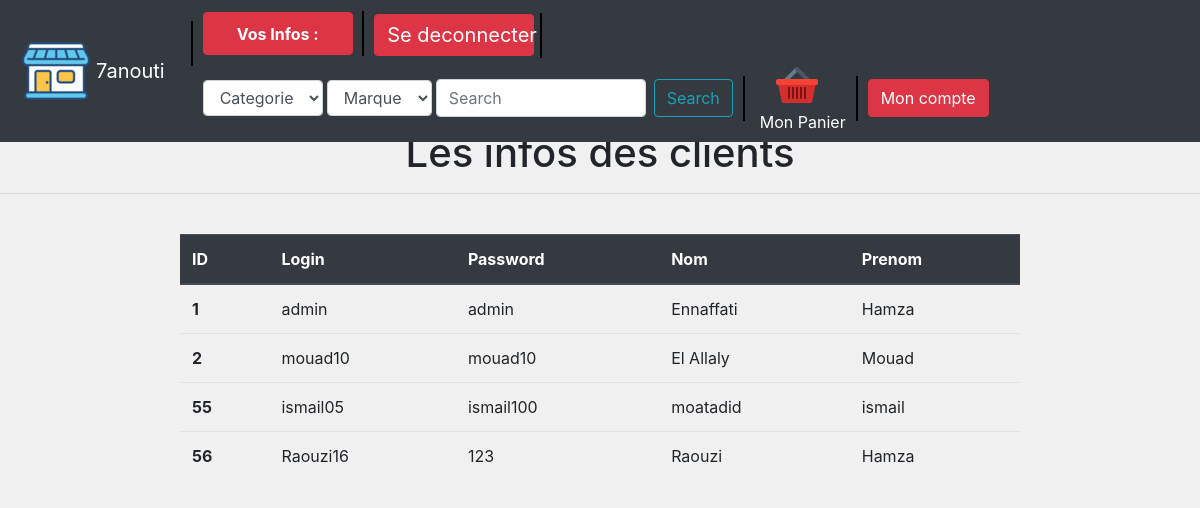
The app's page /affiche_client.php with its own data.
### tables this page shows
CREATE TABLE IF NOT EXISTS `client` (
  `ID` int(11) NOT NULL AUTO_INCREMENT,
  `Login` varchar(100) NOT NULL,
  `Password` varchar(100) NOT NULL,
  `Nom` varchar(100) NOT NULL,
  `Prenom` varchar(100) NOT NULL,
  `Admin` int(100) DEFAULT NULL,
  PRIMARY KEY (`ID`)
);

### affiche_client.php (the view, shortened to what this page needs)
<!DOCTYPE html>
<head>
<link rel="stylesheet" href="Css.css">
  <link rel="stylesheet" href="acss.css">
  <link rel="stylesheet" href="https://stackpath.bootstrapcdn.com/bootstrap/4.4.1/css/bootstrap.min.css">
</head>
<body style="background-color:#F0F0F0">
<?php
include "fonction.php";
include "navbar_membre_connected.php";
echo'<hr class="hr-danger" />
<center><b><h1>Les infos des clients</h1></b></center>
<hr class="hr-danger" /><br>';
echo'<center><table class="table" style="width:70%;">
<thead class="thead-dark">
  <tr>
    <th scope="col">ID</th>
    <th scope="col">Login</th>
    <th scope="col">Password</th>
    <th scope="col">Nom</th>
    <th scope="col">Prenom</th>
  </tr>
</thead>
<tbody>';
$sql="SELECT * FROM client";
    $reponse = $lien->query($sql);
    while($client=$reponse->fetch(PDO::FETCH_ASSOC)){
        echo'<tr>
        <th scope="row">'.$client["ID"].'</th>
        <td>'.$client["Login"].'</td>
        <td>'.$client["Password"].'</td>
        <td>'.$client["Nom"].'</td>
        <td>'.$client["Prenom"].'</td>
        </tr>';
    }
    echo'</tbody>
         </table></center>';
?>
</body>
</html>

### Css.css (style rules this page uses)
#A { width: 100%; left: 0; }
#mor { margin-top: 100; }
.abc { display:inline-block; text-decoration:none; color:white; }

### acss.css (style rules this page uses)
body { margin: 0; font-family: Roboto, -apple-system, BlinkMacSystemFont, "Segoe UI", Roboto, "Helvetica Neue", Arial, sans-serif, "Apple Color Emoji", "Segoe UI Emoji", "Segoe UI Symbol", "Noto Color Emoji"; font-size: .8125rem; font-weight: 400; line-height: 1.5385; color: #333; text-align: left; background-color: #2196F3 }
a { text-decoration: none !important }

### records on screen
client: ID "1", Login "admin", Password "admin", Nom "Ennaffati", Prenom "Hamza"
client: ID "2", Login "mouad10", Password "mouad10", Nom "El Allaly", Prenom "Mouad"
client: ID "55", Login "ismail05", Password "ismail100", Nom "moatadid", Prenom "ismail"
client: ID "56", Login "Raouzi16", Password "123", Nom "Raouzi", Prenom "Hamza"
